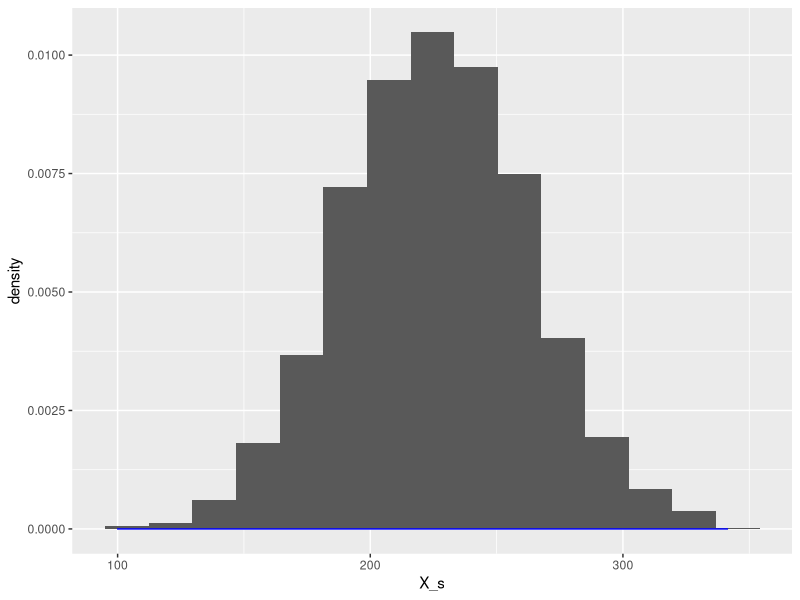
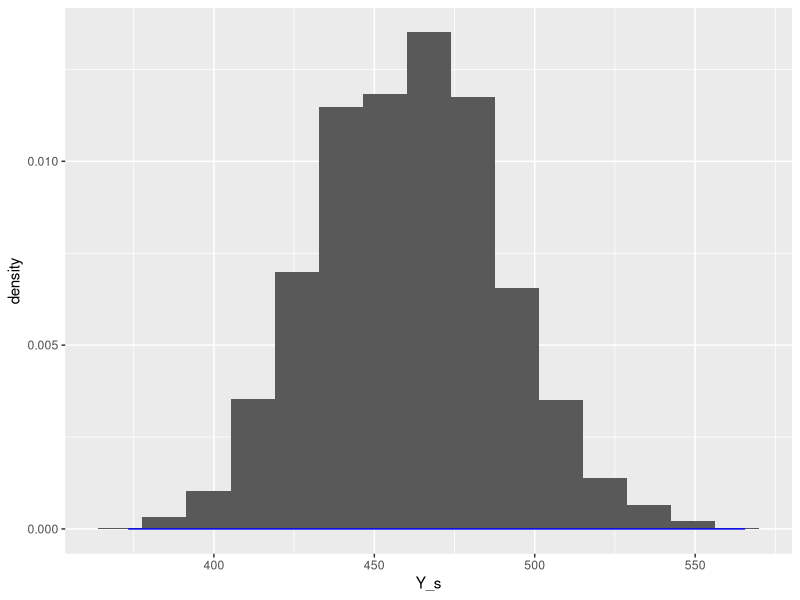

These figures' R source, in order:
## ---- chunk 1
library(ggplot2)
## ---- chunk 2
for_problem_A <- c(1997, 906, 904, 32)
problem_A.matrix <- matrix(for_problem_A, nrow = 1, ncol = 4, byrow = TRUE)
chisq.test(problem_A.matrix, correct = FALSE)
## ---- chunk 3
males = c(3755, 3251, 3777, 3706, 3717, 3660, 3669, 3626, 3481, 3590, 3605, 3392)
exp_males = rep(3602.42, 12)
test_males = sum(((males - exp_males)**2)/exp_males)
test_males

females = c(1362, 1244, 1496, 1452, 1448, 1376, 1370, 1301, 1337, 1351, 1416, 1226)
exp_females = rep(1364.92, 12)
test_females = sum(((females - exp_females)**2)/exp_females)

qchisq(0.95, 10)
## ---- chunk 4
#a)
for_problem_C <- c(790 , 98 , 209 , 56 , 11 , 27, 21 , 7 , 12)
problem_c.matrix <- matrix(for_problem_C, nrow = 3, ncol = 3, byrow = TRUE)
chisq.test(problem_c.matrix, correct = FALSE)

#b)
chisq.test(problem_c.matrix, correct = FALSE)$expected
## ---- chunk 5
problem_7D_expected = chisq.test(problem_c.matrix, correct = FALSE)$expected
first_result = sum(((problem_c.matrix - problem_7D_expected)**2)/problem_7D_expected)
first_result
second_result = 2*sum(problem_c.matrix*log(problem_c.matrix/problem_7D_expected))
second_result
## ---- chunk 6
sample_size_1 = 1000
n=5
problem_H_data = rbinom(sample_size_1,n,prob=0.4)
problem_H_counts = (table(problem_H_data))
phat_MLE = sum(problem_H_data)/(sample_size_1*n)
exp_table = rep(1000*phat_MLE, 6)
chisq_calc = sum(((problem_H_counts - exp_table)**2)/exp_table)
1 - pchisq(chisq_calc, df = 5)
## ---- chunk 7
size_problem_I <- 2000
X_s = c()
Y_s = c()
for (i in 1:size_problem_I)
{
  ith_sample <- rbinom(sample_size_1,n,prob=0.4)
  ith_counts <- (table(ith_sample))
  ith_phat_MLE <- (sum(ith_counts)/(sample_size_1*n))
  ith_expected <- rep(1000*ith_phat_MLE, 6)
  X <- 2*sum(ith_counts*log(ith_counts/ith_expected))
  Y <- sum(((ith_counts - ith_expected)**2)/ith_expected)
  X_s <- append(X_s, X)
  Y_s <- append(Y_s, Y)
}

X_s <- data.frame(X_s)
Y_s <- data.frame(Y_s)

ggplot(X_s, aes(x=X_s)) + geom_histogram(aes(y=..density..), bins = 15) +
  stat_function(fun = dchisq, args = list(df = 5), col='blue')  

ggplot(Y_s, aes(x = Y_s)) + geom_histogram(aes(y=..density..), bins = 15) +
  stat_function(fun = dchisq, args = list(df = 5), col='blue') 

